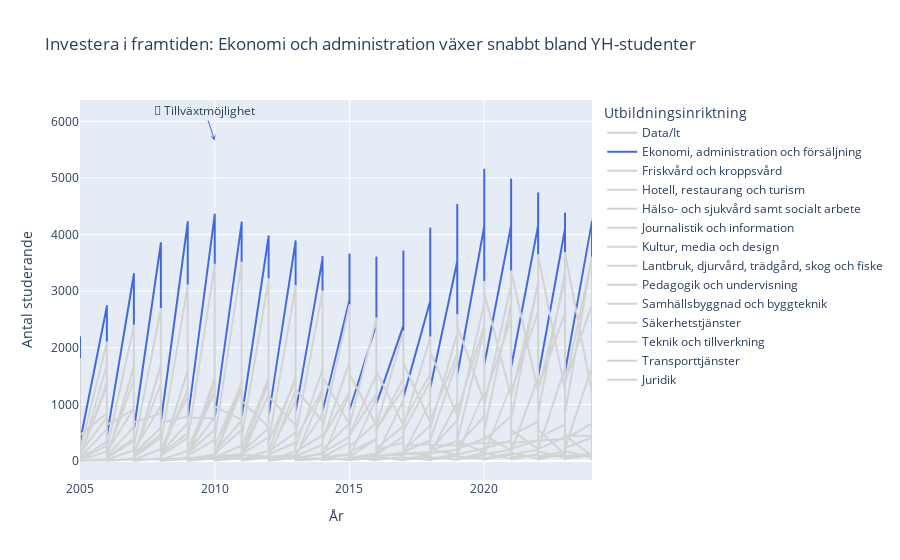

Notebook code cell kept with this figure:
### Code cell
import plotly.express as px
import plotly.graph_objects as go

# Ny figur: LINE istället för BAR
fig = px.line(
    df_long,
    x="År",
    y="Antal studerande",
    color="Utbildningsinriktning",
    title="Investera i framtiden: Ekonomi och administration växer snabbt bland YH-studenter",
    labels={"Antal studerande": "Antal studerande", "År": "År"},
    markers=False  # 👈 Tar bort prickar
)

# Färgsätt manuellt: Blå för fokusområde, ljusgrå för övriga
highlight_area = "Ekonomi, administration och försäljning"
utbildningsområden = df_long["Utbildningsinriktning"].unique()
colors = {
    area: "lightgray" if area != highlight_area else "royalblue"
    for area in utbildningsområden
}

fig.for_each_trace(
    lambda trace: trace.update(line_color=colors.get(trace.name, "lightgray"))
)

# Lägg till annotation vid ett specifikt år (t.ex. 2010)
max_y = df_long["Antal studerande"].max()
fig.add_annotation(
    x=2010,
    y=max_y + max_y*0.1,
    text="🚀 Tillväxtmöjlighet",
    showarrow=True,
    arrowhead=3,
    arrowcolor="royalblue",
)
